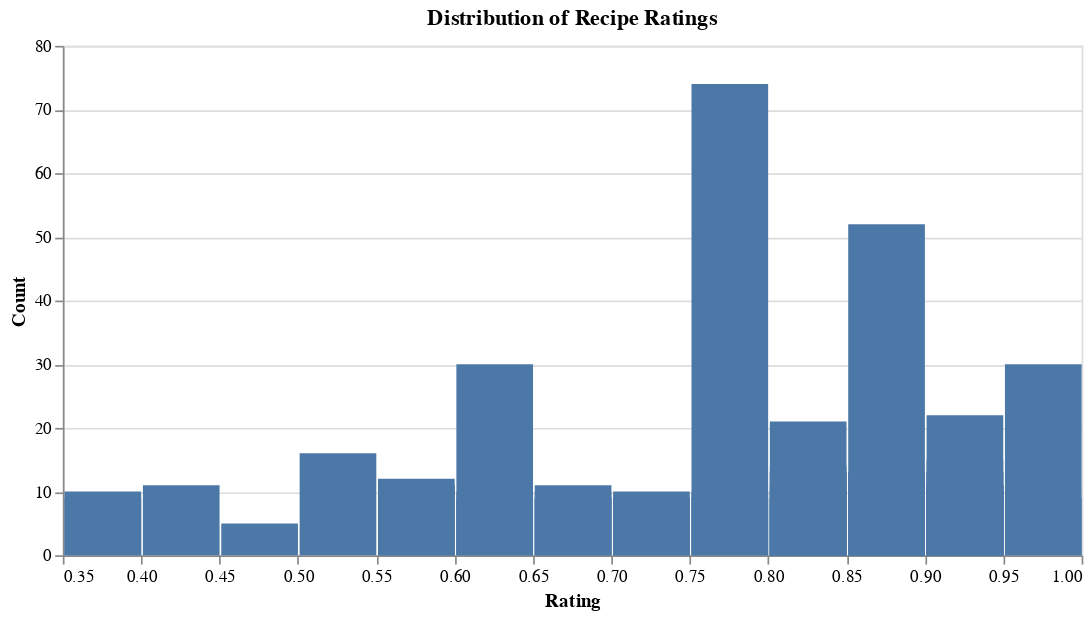

Here is the notebook cell this chart was saved with:
### Code cell
# Altair Histogram for Ratings
rating_hist = (
    alt.Chart(df)
    .mark_bar()
    .encode(
        alt.X("Rating:Q", bin=alt.Bin(maxbins=20), title="Rating"),
        alt.Y("count()", title="Count"),
        tooltip=["Rating"]
    )
    .properties(title="Distribution of Recipe Ratings", width=600)
)

rating_hist.show()

### Figure 1 — Vega-Lite specification as saved in the notebook (floating-point values rounded to 4 significant figures; data arrays with more than 128 entries replaced by an {"elided": "..."} marker saying what was removed)
{"config": {"view": {"continuousWidth": 300, "continuousHeight": 300}}, "data": {"name": "data-962bbe8c6061b0e8e06e09a0f621e4cb"}, "mark": {"type": "bar"}, "encoding": {"tooltip": [{"field": "Rating", "type": "quantitative"}], "x": {"bin": {"maxbins": 20}, "field": "Rating", "title": "Rating", "type": "quantitative"}, "y": {"aggregate": "count", "title": "Count", "type": "quantitative"}}, "title": "Distribution of Recipe Ratings", "width": 600, "$schema": "https://vega.github.io/schema/vega-lite/v5.20.1.json", "datasets": {"data-962bbe8c6061b0e8e06e09a0f621e4cb": {"elided": "1990 records"}}}
